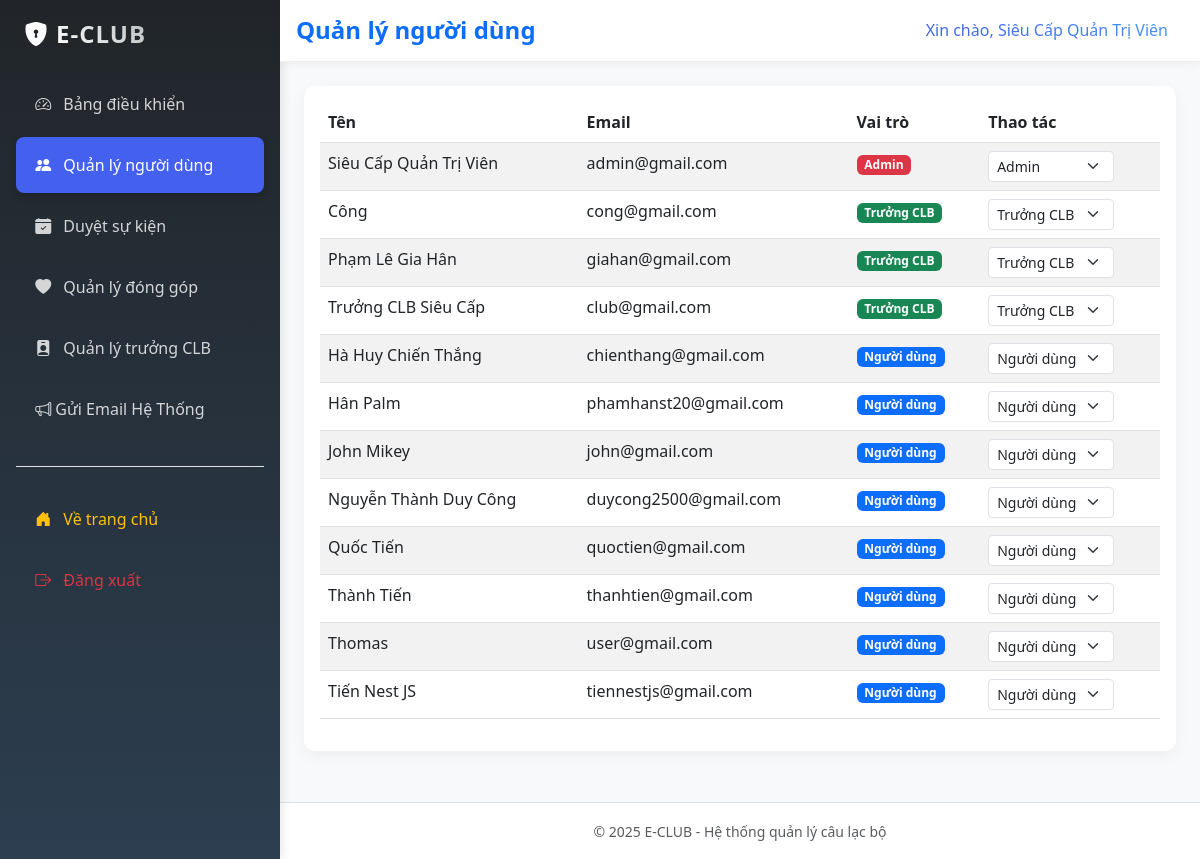
Page /index.php?page=admin&action=manage_users (signed in) on the earlier database version.
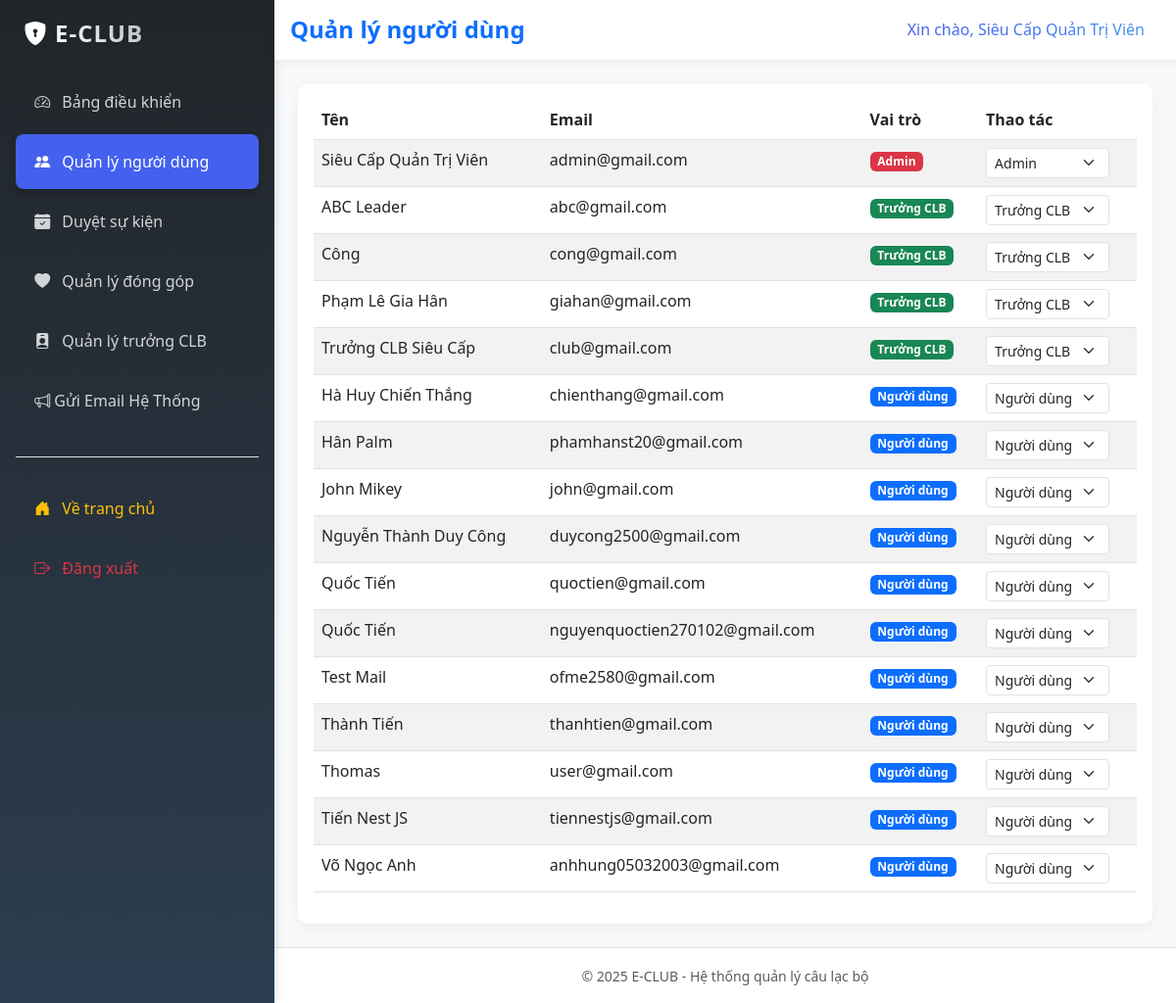
Same page on the later database version.
### tables this page shows
CREATE TABLE `users` (
  `id` int(11) NOT NULL,
  `name` varchar(100) NOT NULL,
  `email` varchar(100) NOT NULL,
  `password` varchar(255) NOT NULL,
  `role` enum('admin','club_leader','user') DEFAULT 'user',
  `created_at` timestamp NOT NULL DEFAULT current_timestamp(),
  `avatar_url` varchar(255) DEFAULT NULL,
  `last_activity` timestamp NOT NULL DEFAULT current_timestamp() ON UPDATE current_timestamp()
);

### config.php (called while the page is built, shortened)
<?php
try {
    $conn = new mysqli(DB_HOST, DB_USER, DB_PASS, DB_NAME);
    $conn->set_charset("utf8");
} catch (Exception $e) {
    die("Database connection failed: " . $e->getMessage());
}
function sanitize($input) {
    global $conn;
    return $conn->real_escape_string(trim($input));
}
?>

### pages/admin/users.php (the view, shortened to what this page needs)
<?php
$sql = "SELECT * FROM users ORDER BY role, name";
$result = $conn->query($sql);
$users = $result->fetch_all(MYSQLI_ASSOC);
?>
<div class="row">
    <div class="col-12">
        <div class="card">
            <div class="card-body">
                <div class="table-responsive">
                    <table class="table table-striped">
                        <thead>
                            <tr>
                                <th>Tên</th>
                                <th>Email</th>
                                <th>Vai trò</th>
                                <th>Thao tác</th>
                            </tr>
                        </thead>
                        <tbody>
                            <?php foreach ($users as $user): ?>
                            <tr>
                                <td><?php echo htmlspecialchars($user['name']); ?></td>
                                <td><?php echo htmlspecialchars($user['email']); ?></td>
                                <td>
                                    <span class="badge bg-<?php echo $user['role'] === 'admin' ? 'danger' : ($user['role'] === 'club_leader' ? 'success' : 'primary'); ?>">
                                        <?php
                                        switch($user['role']) {
                                            case 'user':
                                                echo 'Người dùng';
                                                break;
                                            case 'club_leader':
                                                echo 'Trưởng CLB';
                                                break;
                                            case 'admin':
                                                echo 'Admin';
                                                break;
                                        }
                                        ?>
                                    </span>
                                </td>
                                <td>
                                    <form method="POST" class="d-inline">
                                        <select name="role" class="form-select form-select-sm d-inline-block w-auto" onchange="this.form.submit()">
                                            <option value="user" <?php echo $user['role'] === 'user' ? 'selected' : ''; ?>>Người dùng</option>
                                            <option value="club_leader" <?php echo $user['role'] === 'club_leader' ? 'selected' : ''; ?>>Trưởng CLB</option>
                                            <option value="admin" <?php echo $user['role'] === 'admin' ? 'selected' : ''; ?>>Admin</option>
                                        </select>
                                    </form>
                                </td>
                            </tr>
                            <?php endforeach; ?>
                        </tbody>
                    </table>
                </div>
            </div>
        </div>
    </div>
</div>

### index.php (shortened to what this page needs)
<?php
require_once 'config.php';
require_once 'templates/admin_layout.php';
$page = isset($_GET['page']) ? sanitize($_GET['page']) : 'home';
if ($page === 'admin') {
    renderAdminHeader();
    include "pages/admin.php";
    renderAdminFooter();
} elseif (in_array($page, ['list_events', 'list_clubs', 'upload_image'])) {
    renderAdminHeader();
    include "pages/admin/{$page}.php";
    renderAdminFooter();
} elseif ($page === 'admin/posts') {
    renderAdminHeader();
    include "pages/admin/posts.php";
    renderAdminFooter();
} elseif ($page === 'admin/stats') {
    renderAdminHeader();
    include "pages/admin/stats.php";
    renderAdminFooter();
}

### templates/admin_layout.php (shortened to what this page needs)
<?php
function renderAdminHeader()
{
    ?>
    <!DOCTYPE html>
    <html lang="vi">
    <head>
        <link href="https://cdn.jsdelivr.net/npm/bootstrap@5.3.0/dist/css/bootstrap.min.css" rel="stylesheet">
        <link href="https://cdn.jsdelivr.net/npm/bootstrap-icons@1.10.0/font/bootstrap-icons.css" rel="stylesheet">
        <link href="<?php echo SITE_URL; ?>/assets/css/post-content.css" rel="stylesheet">
    </head>
    <body>
        <div class="d-flex">
            <div class="admin-sidebar p-3" style="width: 280px;">
                <div class="d-flex align-items-center mb-4 ps-2">
                    <i class="bi bi-shield-lock-fill text-white me-2 fs-4"></i>
                    <h5 class="admin-logo mb-0"><?php echo APP_NAME; ?></h5>
                </div>
                <nav class="nav flex-column">
                    <a class="nav-link <?php echo !isset($_GET['action']) ? 'active' : ''; ?>" href="index.php?page=admin">
                        <i class="bi bi-speedometer2 me-2"></i> Bảng điều khiển
                    </a>
                    <a class="nav-link <?php echo isset($_GET['action']) && $_GET['action'] === 'manage_users' ? 'active' : ''; ?>"
                       href="index.php?page=admin&action=manage_users">
                        <i class="bi bi-people-fill me-2"></i> Quản lý người dùng
                    </a>
                    <a class="nav-link <?php echo isset($_GET['action']) && $_GET['action'] === 'pending_events' ? 'active' : ''; ?>"
                       href="index.php?page=admin&action=pending_events">
                        <i class="bi bi-calendar-check-fill me-2"></i> Duyệt sự kiện
                    </a>
                    <a class="nav-link <?php echo isset($_GET['action']) && $_GET['action'] === 'manage_donations' ? 'active' : ''; ?>"
                       href="index.php?page=admin/donations">
                        <i class="bi bi-heart-fill me-2"></i> Quản lý đóng góp
                    </a>
                    <a class="nav-link <?php echo isset($_GET['action']) && $_GET['action'] === 'manage_leaders' ? 'active' : ''; ?>"
                       href="index.php?page=admin&action=manage_leaders">
                        <i class="bi bi-person-badge-fill me-2"></i> Quản lý trưởng CLB
                    </a>
                    <a class="nav-link <?php echo ($page == 'admin/email_broadcast') ? 'active' : ''; ?>" href="index.php?page=admin/email_broadcast">
                        <i class="bi bi-megaphone"></i> Gửi Email Hệ Thống
                    </a>
                    <div class="border-top my-4"></div>
                    <a class="nav-link text-warning" href="index.php?page=home">
                        <i class="bi bi-house-door-fill me-2"></i> Về trang chủ
                    </a>
                    <a class="nav-link text-danger" href="index.php?page=logout">
                        <i class="bi bi-box-arrow-right me-2"></i> Đăng xuất
                    </a>
                </nav>
            </div>
            <div class="flex-grow-1">
                <header class="admin-header p-3 d-flex justify-content-between align-items-center sticky-top">
                    <div>
                        <h4 class="m-0 fw-bold text-primary">
                            <?php
                            if (!isset($_GET['action'])) {
                                echo 'Bảng điều khiển';
                            } elseif ($_GET['action'] === 'manage_users') {
                                echo 'Quản lý người dùng';
                            } elseif ($_GET['action'] === 'manage_clubs') {
                                echo 'Quản lý câu lạc bộ';
                            } elseif ($_GET['action'] === 'pending_events') {
                                echo 'Duyệt sự kiện';
                            } elseif ($_GET['action'] === 'manage_donations') {
                                echo 'Quản lý đóng góp';
                            } elseif ($_GET['action'] === 'manage_leaders') {
                                echo 'Quản lý trưởng CLB';
                            } else {
                                echo 'Quản trị hệ thống';
                            }
                            ?>
                        </h4>
                    </div>
                    <div class="d-flex align-items-center">
                        <span class="user-welcome me-3">Xin chào, <?php echo htmlspecialchars($_SESSION['name']); ?></span>
                    </div>
                </header>
                <main class="content-wrapper p-4">
    <?php
}
function renderAdminFooter()
{
    ?>
                </main>
                <footer class="bg-white text-center p-3 border-top">
                    <small class="text-muted">&copy; <?php echo date('Y'); ?> <?php echo APP_NAME; ?> - Hệ thống quản lý câu lạc bộ</small>
                </footer>
            </div>
        </div>
    </body>
    </html>
    <?php
}

### pages/admin.php (shortened to what this page needs)
<?php
$action = isset($_GET['action']) ? sanitize($_GET['action']) : 'dashboard';
switch ($action) {
    case 'manage_users':
        require_once __DIR__ . '/admin/users.php';
        break;
}

### templates/admin_layout.php (style rules this page uses)
:root { --primary-color: #4361ee; --secondary-color: #3f37c9; --accent-color: #4895ef; --success-color: #4cc9f0; --light-bg: #f8f9fa; --dark-bg: #212529; }
body { font-family: 'Segoe UI', system-ui, -apple-system, sans-serif; background-color: var(--light-bg); }
.admin-sidebar { min-height: 100vh; background: linear-gradient(180deg, var(--dark-bg) 0%, #2c3e50 100%); box-shadow: 2px 0 10px rgba(0,0,0,0.1); transition: all 0.3s; z-index: 1000; }
.admin-sidebar .nav-link { color: rgba(255,255,255,.8); padding: 1rem 1.2rem; border-radius: 8px; margin-bottom: 5px; transition: all 0.3s; }
.admin-sidebar .nav-link.active { background: var(--primary-color); color: #fff; box-shadow: 0 4px 8px rgba(0,0,0,0.2); }
.admin-header { background: #fff; box-shadow: 0 2px 10px rgba(0,0,0,0.05); border-bottom: 1px solid #eee; }
.content-wrapper { background: var(--light-bg); min-height: calc(100vh - 60px); }
.admin-logo { font-weight: 700; font-size: 1.5rem; background: linear-gradient(45deg, #fff, rgba(255,255,255,0.7)); -webkit-background-clip: text; -webkit-text-fill-color: transparent; letter-spacing: 1px; }
.card { border: none; border-radius: 10px; box-shadow: 0 4px 15px rgba(0,0,0,0.05); transition: transform 0.3s; }
.user-welcome { font-weight: 500; background: linear-gradient(45deg, var(--primary-color), var(--accent-color)); -webkit-background-clip: text; -webkit-text-fill-color: transparent; }

Differences in the rows shown:
added users: name "ABC Leader", email "abc@gmail.com", shows "Trưởng CLB", role "Trưởng CLB"
added users: name "Quốc Tiến", email "nguyenquoctien270102@gmail.com", shows "Người dùng", role "Người dùng"
added users: name "Test Mail", email "ofme2580@gmail.com", shows "Người dùng", role "Người dùng"
added users: name "Võ Ngọc Anh", email "anhhung05032003@gmail.com", shows "Người dùng", role "Người dùng"
